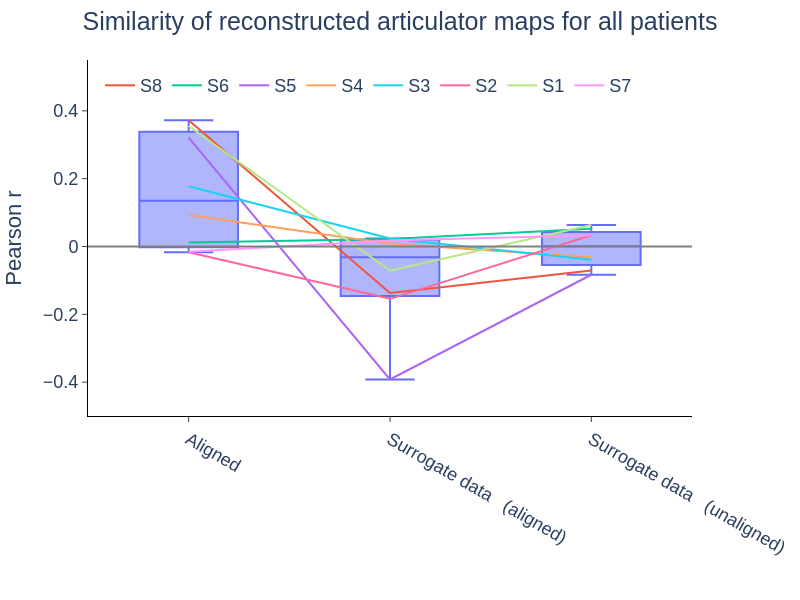

Notebook source saved alongside this figure:
### Code cell
fig_df = allPt_artic_recon_df

# fig = px.box(fig_df, color='Type', y="Cosine Similarity", points='all', width=850, height=600, color_discrete_sequence=[px.colors.qualitative.Plotly[0], '#7F7F7F'])
# fig = px.box(artic_sim_full_df, color='Type', y="Cosine Similarity", x='Articulator', points='all', width=850, height=600, color_discrete_sequence=[px.colors.qualitative.Plotly[0], '#7F7F7F'])
fig = px.line(fig_df, x='Type', y="Cosine Similarity", color='Patient', width=800, height=600, color_discrete_sequence=px.colors.qualitative.Plotly[1:])
fig.add_traces(px.box(fig_df, x='Type', y="Cosine Similarity").data)

fig.add_hline(y=0, line_color='grey')
fig.update_layout(
    plot_bgcolor='white',
    legend=dict(
        orientation='h',
        yanchor='top',
        y=0.98,
        xanchor='left',
        x=0.02,
        title_text=''
    ),
    title_text='Similarity of reconstructed articulator maps for all patients',
    title_x=0.5,
    font=dict(size=18, family='Arial')
)
fig.update_xaxes(
    title='',
    mirror=False,
    ticks='outside',
    showline=True,
    linecolor='black',
    showgrid=False,
    # tickvals=[],
    # range=[-0.48, 1.48],
)
fig.update_yaxes(
    title='Pearson r',
    mirror=False,
    ticks='outside',
    showline=True,
    linecolor='black',
    showgrid=False,
    range=[-0.5, 0.55],
)

# fig.write_image(FIG_DIR / 'allPt_artic_recon_TME.svg')
fig.show()

### Figure 1 — Plotly figure (JSON) as saved in the notebook; plotly's stock layout.template omitted (floating-point values rounded to 4 significant figures)
{"data": [{"hovertemplate": "Patient=S8<br>Type=%{x}<br>Cosine Similarity=%{y}<extra></extra>", "legendgroup": "S8", "line": {"color": "#EF553B", "dash": "solid"}, "marker": {"symbol": "circle"}, "mode": "lines", "name": "S8", "orientation": "v", "showlegend": true, "type": "scatter", "x": ["Aligned", "Surrogate data \n (aligned)", "Surrogate data \n (unaligned)"], "xaxis": "x", "y": [0.3725, -0.137, -0.07088], "yaxis": "y"}, {"hovertemplate": "Patient=S6<br>Type=%{x}<br>Cosine Similarity=%{y}<extra></extra>", "legendgroup": "S6", "line": {"color": "#00CC96", "dash": "solid"}, "marker": {"symbol": "circle"}, "mode": "lines", "name": "S6", "orientation": "v", "showlegend": true, "type": "scatter", "x": ["Aligned", "Surrogate data \n (aligned)", "Surrogate data \n (unaligned)"], "xaxis": "x", "y": [0.0117, 0.02236, 0.05196], "yaxis": "y"}, {"hovertemplate": "Patient=S5<br>Type=%{x}<br>Cosine Similarity=%{y}<extra></extra>", "legendgroup": "S5", "line": {"color": "#AB63FA", "dash": "solid"}, "marker": {"symbol": "circle"}, "mode": "lines", "name": "S5", "orientation": "v", "showlegend": true, "type": "scatter", "x": ["Aligned", "Surrogate data \n (aligned)", "Surrogate data \n (unaligned)"], "xaxis": "x", "y": [0.321, -0.3924, -0.08341], "yaxis": "y"}, {"hovertemplate": "Patient=S4<br>Type=%{x}<br>Cosine Similarity=%{y}<extra></extra>", "legendgroup": "S4", "line": {"color": "#FFA15A", "dash": "solid"}, "marker": {"symbol": "circle"}, "mode": "lines", "name": "S4", "orientation": "v", "showlegend": true, "type": "scatter", "x": ["Aligned", "Surrogate data \n (aligned)", "Surrogate data \n (unaligned)"], "xaxis": "x", "y": [0.09254, 0.008153, -0.03184], "yaxis": "y"}, {"hovertemplate": "Patient=S3<br>Type=%{x}<br>Cosine Similarity=%{y}<extra></extra>", "legendgroup": "S3", "line": {"color": "#19D3F3", "dash": "solid"}, "marker": {"symbol": "circle"}, "mode": "lines", "name": "S3", "orientation": "v", "showlegend": true, "type": "scatter", "x": ["Aligned", "Surrogate data \n (aligned)", "Surrogate data \n (unaligned)"], "xaxis": "x", "y": [0.1777, 0.02381, -0.03888], "yaxis": "y"}, {"hovertemplate": "Patient=S2<br>Type=%{x}<br>Cosine Similarity=%{y}<extra></extra>", "legendgroup": "S2", "line": {"color": "#FF6692", "dash": "solid"}, "marker": {"symbol": "circle"}, "mode": "lines", "name": "S2", "orientation": "v", "showlegend": true, "type": "scatter", "x": ["Aligned", "Surrogate data \n (aligned)", "Surrogate data \n (unaligned)"], "xaxis": "x", "y": [-0.017, -0.1544, 0.03322], "yaxis": "y"}, {"hovertemplate": "Patient=S1<br>Type=%{x}<br>Cosine Similarity=%{y}<extra></extra>", "legendgroup": "S1", "line": {"color": "#B6E880", "dash": "solid"}, "marker": {"symbol": "circle"}, "mode": "lines", "name": "S1", "orientation": "v", "showlegend": true, "type": "scatter", "x": ["Aligned", "Surrogate data \n (aligned)", "Surrogate data \n (unaligned)"], "xaxis": "x", "y": [0.3555, -0.07164, 0.06336], "yaxis": "y"}, {"hovertemplate": "Patient=S7<br>Type=%{x}<br>Cosine Similarity=%{y}<extra></extra>", "legendgroup": "S7", "line": {"color": "#FF97FF", "dash": "solid"}, "marker": {"symbol": "circle"}, "mode": "lines", "name": "S7", "orientation": "v", "showlegend": true, "type": "scatter", "x": ["Aligned", "Surrogate data \n (aligned)", "Surrogate data \n (unaligned)"], "xaxis": "x", "y": [-0.01566, 0.01763, 0.03319], "yaxis": "y"}, {"alignmentgroup": "True", "hovertemplate": "Type=%{x}<br>Cosine Similarity=%{y}<extra></extra>", "legendgroup": "", "marker": {"color": "#636efa"}, "name": "", "notched": false, "offsetgroup": "", "orientation": "v", "showlegend": false, "type": "box", "x": ["Aligned", "Aligned", "Aligned", "Aligned", "Aligned", "Aligned", "Aligned", "Aligned", "Surrogate data \n (aligned)", "Surrogate data \n (aligned)", "Surrogate data \n (aligned)", "Surrogate data \n (aligned)", "Surrogate data \n (aligned)", "Surrogate data \n (aligned)", "Surrogate data \n (aligned)", "Surrogate data \n (aligned)", "Surrogate data \n (unaligned)", "Surrogate data \n (unaligned)", "Surrogate data \n (unaligned)", "Surrogate data \n (unaligned)", "Surrogate data \n (unaligned)", "Surrogate data \n (unaligned)", "Surrogate data \n (unaligned)", "Surrogate data \n (unaligned)"], "x0": " ", "xaxis": "x", "y": [0.3725, 0.0117, 0.321, 0.09254, 0.1777, -0.017, 0.3555, -0.01566, -0.137, 0.01763, -0.07164, -0.3924, 0.008153, 0.02381, -0.1544, 0.02236, -0.08341, 0.03319, -0.03184, -0.07088, -0.03888, 0.03322, 0.06336, 0.05196], "y0": " ", "yaxis": "y"}], "layout": {"font": {"family": "Arial", "size": 18}, "height": 600, "legend": {"orientation": "h", "title": {"text": ""}, "tracegroupgap": 0, "x": 0.02, "xanchor": "left", "y": 0.98, "yanchor": "top"}, "margin": {"t": 60}, "plot_bgcolor": "white", "shapes": [{"line": {"color": "grey"}, "type": "line", "x0": 0, "x1": 1, "xref": "x domain", "y0": 0, "y1": 0, "yref": "y"}], "title": {"text": "Similarity of reconstructed articulator maps for all patients", "x": 0.5}, "width": 800, "xaxis": {"anchor": "y", "domain": [0, 1], "linecolor": "black", "mirror": false, "showgrid": false, "showline": true, "ticks": "outside", "title": {"text": ""}}, "yaxis": {"anchor": "x", "domain": [0, 1], "linecolor": "black", "mirror": false, "range": [-0.5, 0.55], "showgrid": false, "showline": true, "ticks": "outside", "title": {"text": "Pearson r"}}}}
